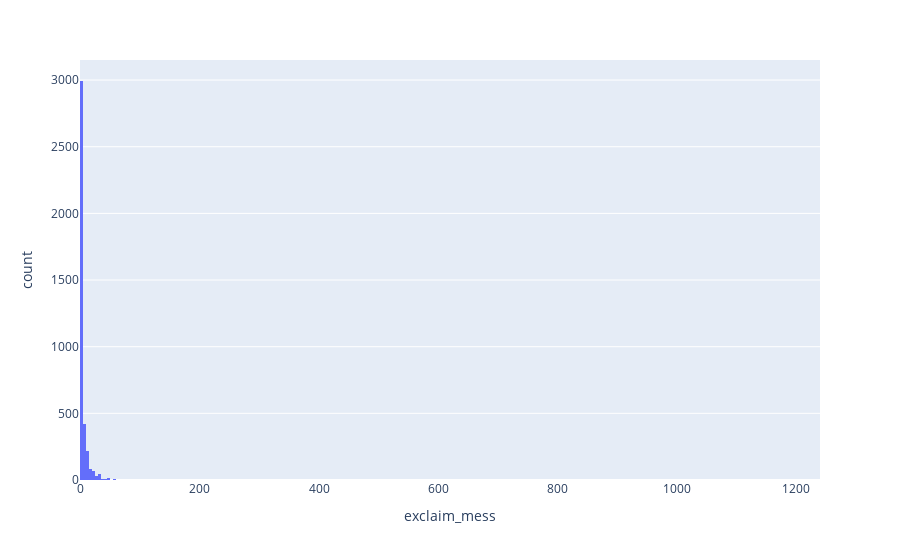

Notebook cell for this chart:
### Code cell
fig = px.histogram(df, x = 'exclaim_mess')

fig.show()

### Figure 1 — Plotly figure (JSON) as saved in the notebook; plotly's stock layout.template omitted (floating-point values rounded to 4 significant figures; data arrays with more than 128 entries replaced by an {"elided": "..."} marker saying what was removed)
{"data": [{"alignmentgroup": "True", "bingroup": "x", "hovertemplate": "exclaim_mess=%{x}<br>count=%{y}<extra></extra>", "legendgroup": "", "marker": {"color": "#636efa", "pattern": {"shape": ""}}, "name": "", "offsetgroup": "", "orientation": "v", "showlegend": false, "type": "histogram", "x": {"elided": "3921 int values"}, "xaxis": "x", "yaxis": "y"}], "layout": {"autosize": true, "barmode": "relative", "legend": {"tracegroupgap": 0}, "margin": {"t": 60}, "xaxis": {"anchor": "y", "autorange": true, "domain": [0, 1], "range": [-0.5, 1240.0], "title": {"text": "exclaim_mess"}, "type": "linear"}, "yaxis": {"anchor": "x", "autorange": true, "domain": [0, 1], "range": [0, 3151.0], "title": {"text": "count"}}}}
